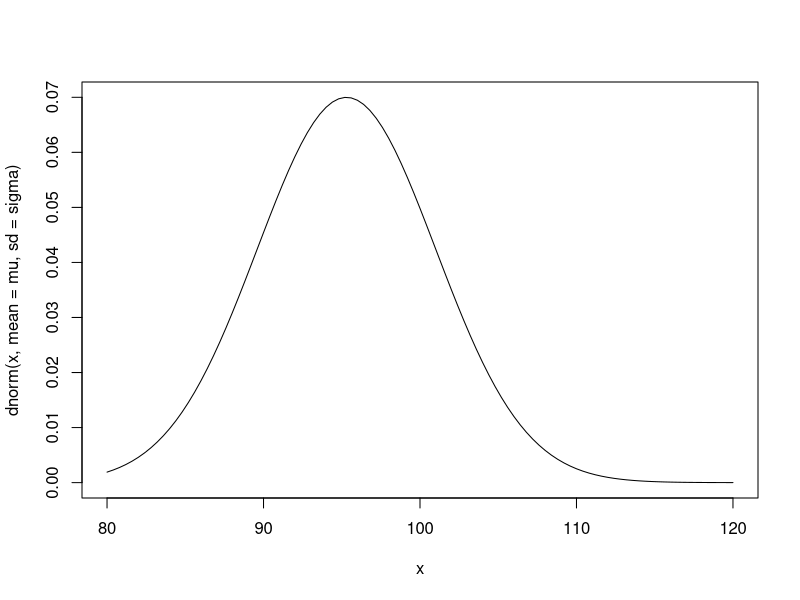
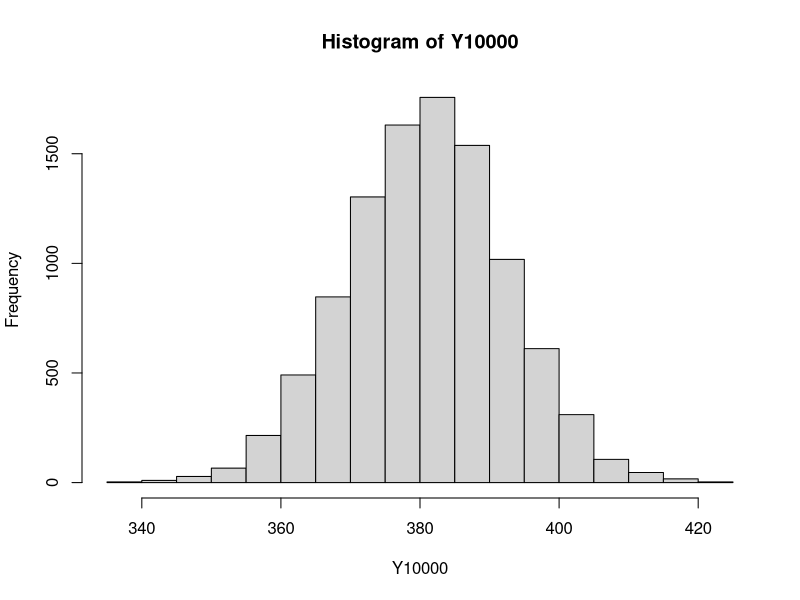
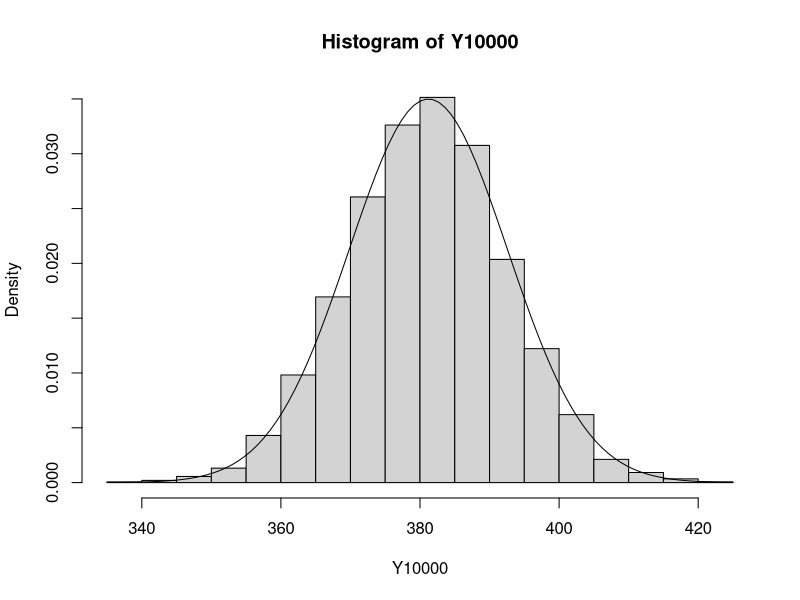
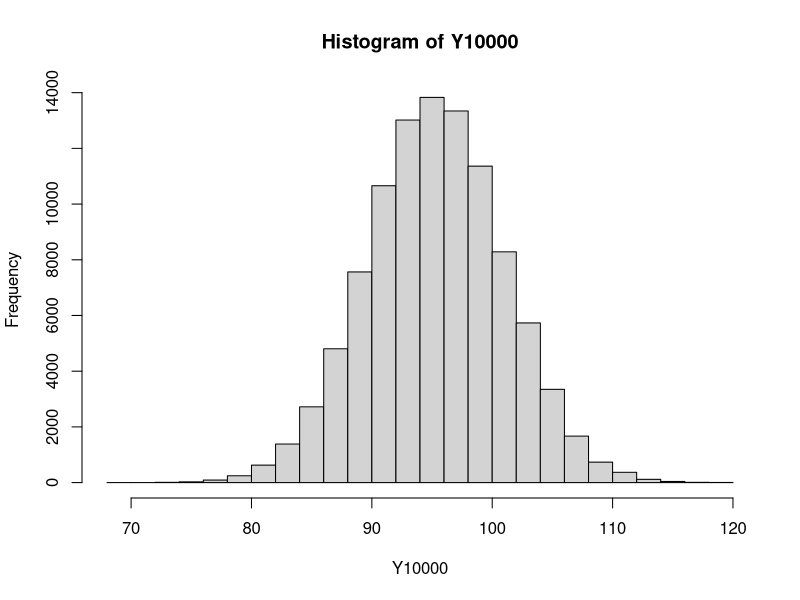
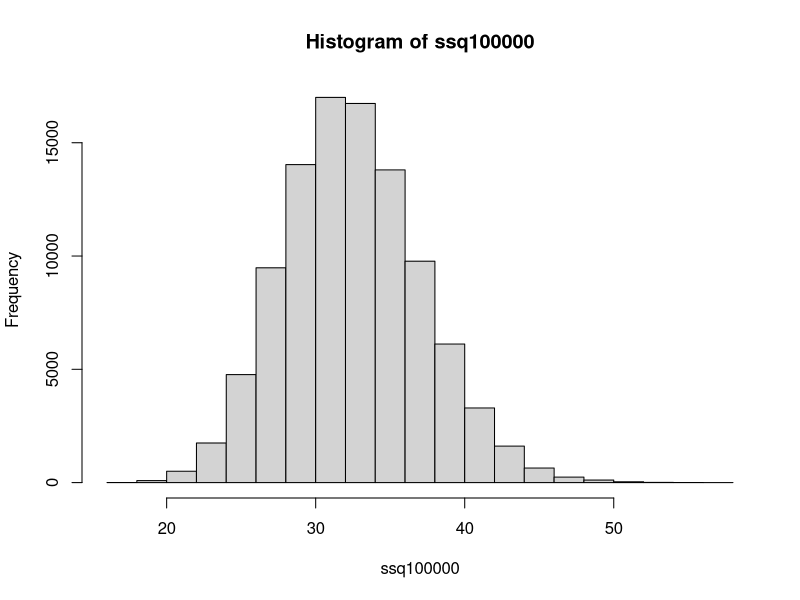
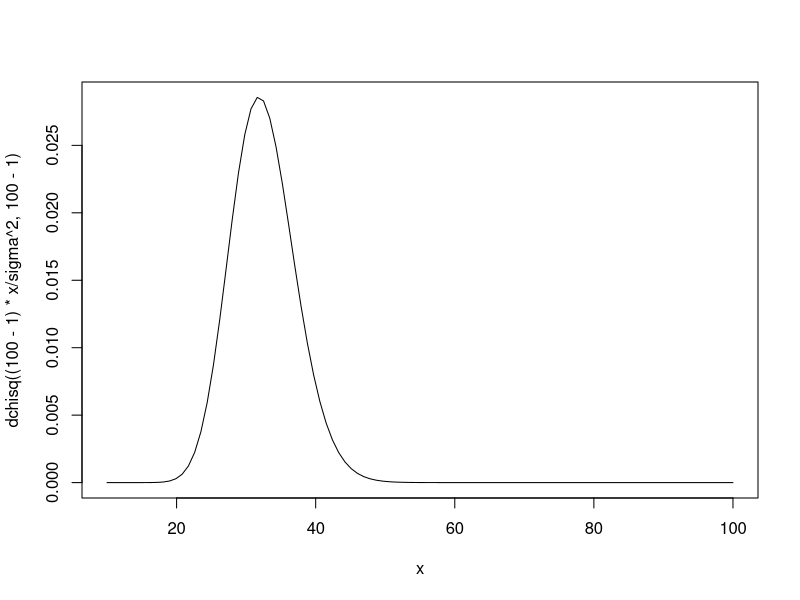
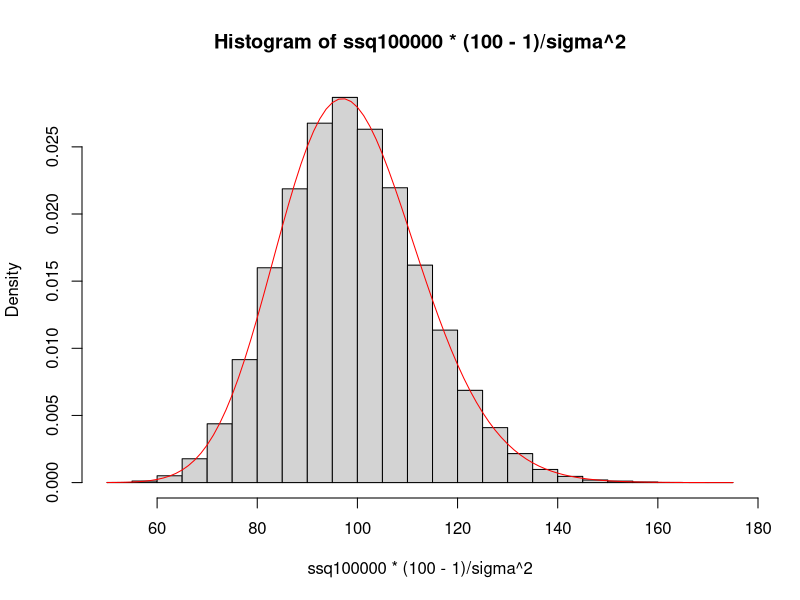

Generate these figures, in order, with R:
#Q2: 
#-prediccion->,modelo. parametros, problema 
  #(binomial, neg Binomial, Poisson(contar), Exponencial(tiempo entre dos eventos), Normal, Hiperbolica, Uniforme)
#-distribuiciones del muestreo -> poblacion modelo
#discreta->masa de probabilidad. continua ->densitat de probabilidad
#teorema W (se definir a partir de variança) W= s^2*(n-1)/sigma^2 (n-1=grado de liberdad), s=valor esperado
#funcion chisq



#poblacion
mu <- 95.3
sigma<-5.7

curve(dnorm(x,mean=mu,sd=sigma),xlim=c(80,120))
set.seed(123)#(semilla->fijar los possibles numeros que puede salir)
rnorm(4,mu,sigma)
pnorm(90,mu,sigma)#probabilidad que sea menor que 90
Y<-function(i)sum(rnorm(4,mu,sigma))
Y(1)
Y10000<-sapply(1:10000,Y)
hist(Y10000)
mean(Y10000)
#teoria 
var(Y10000)
hist(Y10000,freq=FALSE)
curve(dnorm(x,mean=4*mu,sd=sqrt(4)*sigma), add=TRUE)

Y<-function(i)sum(rnorm(100,mu,sigma))
Y10000<-sapply(1:10000,Y)
var(Y10000)
100*sigma^2#(en teoria seria esto)

pnorm(103,mu,sigma)
prob<- 1-pnorm(103,mu,sigma)
prob
#tambe se puede hacer como 
Y<-function(i)rnorm(1,mu,sigma)
Y10000<-sapply(1:100000,Y)
hist(Y10000)
mean(Y10000>103)

xbar<-function(i)mean(rnorm(4,mu,sigma))
xbar100000<-sapply(1:100000,xbar)
mean(xbar100000<98)
pnorm(98,mu,sigma/sqrt(4)) #teoria (sigma/sqrt(4)->error estandard)

ssq<-function(i)var(rnorm(100,mu,sigma))
ssq100000<-sapply(1:100000,ssq)
mean(ssq100000>32)
hist(ssq100000)
1-pchisq((100-1)*32/sigma^2,100-1)
curve(dchisq((100-1)*x/sigma^2,100-1),xlim=c(10,100))
hist(ssq100000*(100-1)/sigma^2,prob=TRUE)
curve(dchisq(x,100-1),add=TRUE,col='red')
